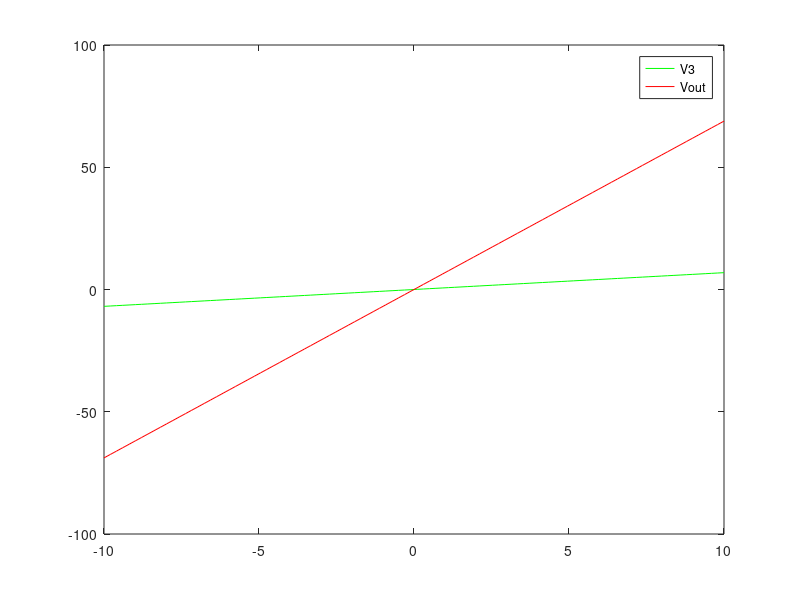
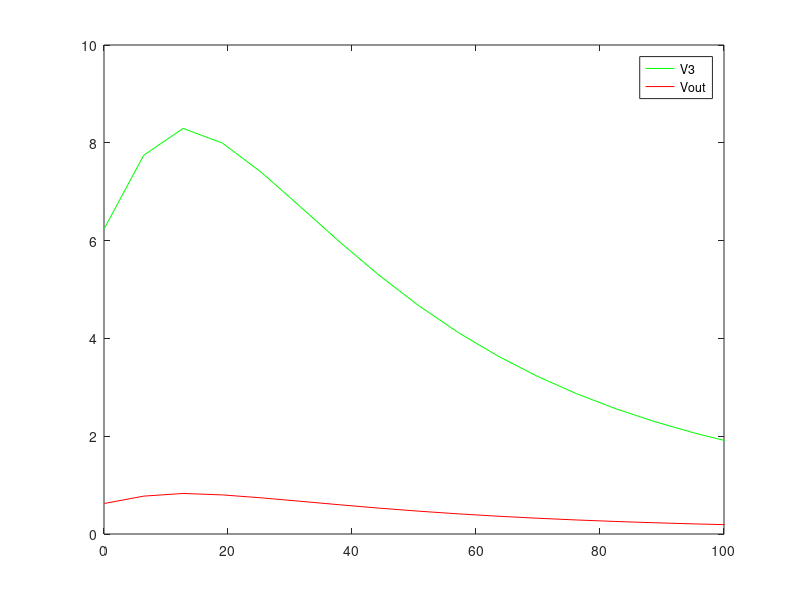

Write MATLAB code to recreate these figures, in order. (Note: this script raises an error after producing the figures.)
clc; close all; clear all;

%Jinseng Vanderkloot 
% 101031534

% 1A Differential Equations

% 0 = Iin - G1(V1-V2) - C*d(V1-V2)/dt             
% 0 = G1(V1-V2) + C*d(V1-V2)/dt - V2*G2 - IL
% 0 = IL - G3*V3
% 0 = I4 - G4*(V4-V5)
% 0 = G4*(V4-V5) - Go*Vo 
% Vin = V1
% V4 = I3*Alpha = -Alpha*G3*V3
% dIL = dt(V2-V3)/L  


% 1B Frequency Domain 
        %Values to put into matrix 

% 0 = Iin - G1(V2-V1) - jwC*(V2-V1)
        % V1*(-G1)   Iin   V2*(G1)
% 0 = G1(V2-V1) + jwC*(V2-V1) - V2*G2 - IL
        % V1(G1)   V2(-G1 + -G2)   -IL 
% 0 = IL - G3*V3
        % IL    V3(-G3)
% 0 = I4 - G4*(V4-V5)
        % I4   V4(-G4)  V5 (G4)  
% 0 = G4*(V4-V5) - Go*Vo
        %V4(G4)    V5 (-G4) 
% Vin = V1 
        %Vin(t)     V1 
% V4 = I3*Alpha = -Alpha*G3*V3
        %V4    V3 (-Alpha*G3) 
% IL = (1/jwL)*(V2-V3)
        %1/L   V2     V3 


% 1C / 2

C=0.25;
G1 = 1;
G2 = 1/2;
G3 = 1/10;
G4 = 1/0.1;
G0 = 1/1000;
L = 0.2;
alpha = 100;

%F = V1, V2, V3, V4, V5, Vin, I3, IL 

CVec = [-C, C, 0, 0, 0, 0, 0, 0; 
      C, -C, 0, 0, 0, 0, 0, 0;
      0, 0, 0, 0, 0, 0, 0, 0;
      0, 0, 0, 0, 0, 0, 0, 0;
      0, 0, 0, 0, 0, 0, 0, 0;
      0, 0, 0, 0, 0, 0, 0, 0;
      0, 0, 0, 0, 0, 0, 0, 0;
      0, 0, 0, 0, 0, 0, L, 0;]; %Not 1/L 

GVec = [-G1, G1, 0, 0, 0, -1, 0, 0;
        G1, -G1-G2, 0, 0, 0, 0, -1, 0;
        0, 0, -G3, 0, 0, 0, 1, 0;
        0, 0, 0, -G4, G4, 0, 0, 1; 
        0, 0, 0, G4, -G4, 0, 0, 0;
        1, 0, 0, 0, 0, 0, 0, 0; 
        0, 0, -alpha*G3, 1, 0, 0, 0, 0;
        0, 1, -1, 0, 0, 0, 0, 0;];

FVec = [0;0;0;0;0;1;0;0];

%DC Sweep
vin = linspace(-10,10);
threeV = zeros(size(vin));
outputV = zeros(size(vin));
for a = 1:size(vin,2)
    V = (GVec+CVec)\(FVec.*vin(a));
    threeV(a) = V(3);
    outputV(a) = V(5);
end 

figure('name',"DC Sweep")
plot(vin,threeV,'g');
hold on
plot(vin,outputV,'r');
hold off
legend('V3','Vout');

% AC Sweep
freq = linspace(0.01, 100);
threeV = zeros(size(vin));
outputV = zeros(size(freq));
for a = 1:size(freq,2)
    w =(2*pi*freq(a));
    jw = 1i*w; % 1i makes value complex 1 -> 0+1j 
    V = (GVec+jw*CVec)\FVec; 
    outputV(a) = V(5);
    threeV(a) = V(3);
end

figure("Name","AC Sweep")
plot(2*pi*freq,real(outputV),'g'); %Real() gets rid of imag value warning 
xlim([0 100])
hold on
plot(2*pi*freq,real(threeV),'r');
hold off
legend('V3','Vout');

%Capacitor normal Distribution 
C = 0.25 + 0.05 * randn(1000,1); %Random C values 
outputV = zeros(size(C));
for a = 1:size(C,1)
    CVec(1:2,1:2)=C(a); %CVec does not auto update for changing C so need this statement
    V = (GVec+(1i*pi)*CVec)\FVec; 
    outputV(a) = V(5);
end 

figure("Name","Capacitor Distribution")
histogram(C);
figure("Name","Output Distribution")
histogram(real(outputV));


